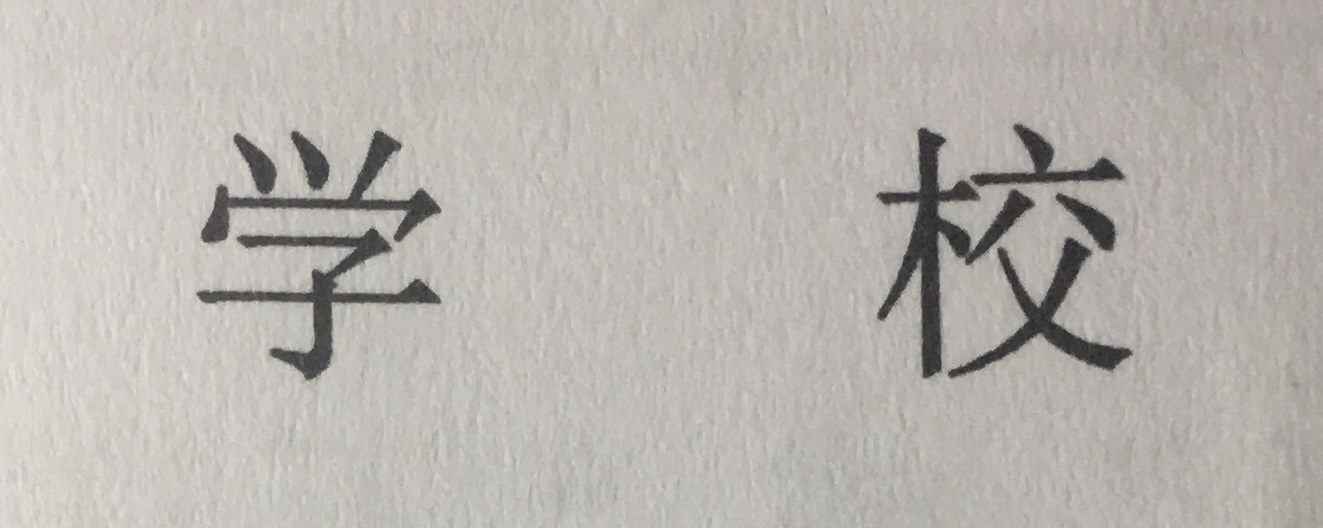
#> input picture tool/utils/origin4.png, 1323 x 528 px, found by its file name
$ python division.py
#> lines starting #> are read from the running program, lines starting #| are printed output that depends on the picture; after the words box and inside, x2 and y2 are one past the last pixel; in counts of white or black regions, pixels touching at a corner belong together
import cv2
import numpy
from scipy.ndimage import label
import pytesseract
from PIL import Image


# 可以打印矩阵，数据不会省略
# numpy.set_printoptions(threshold=numpy.inf)

def segment_on_dt(a, img):
    # 传入的图片是黑底白字
    # dilate 放大黑   erode 放大白
    # border = cv2.dilate(img, None, iterations=4)
    # tmp =  cv2.erode(border, None, iterations=1)
    # 获得的边界 中间一圈像素值为0的
    # border = border - tmp
    border = cv2.dilate(img, None, iterations=4)
    image = Image.fromarray(cv2.cvtColor(border, cv2.COLOR_BGR2RGB))
    image.show()

    border = border - cv2.erode(border, None)
    dt = cv2.distanceTransform(img, 2, 3)
    dt = ((dt - dt.min()) / (dt.max() - dt.min()) * 255).astype(numpy.uint8)

    # cv2.imshow("binary image", dt)
    _, dt = cv2.threshold(dt, 180, 255, cv2.THRESH_BINARY)

    lbl, ncc = label(dt)
    lbl = lbl * (255 / (ncc + 1))
    # Completing the markers now.
    lbl[border == 255] = 255

    lbl = lbl.astype(numpy.int32)
    cv2.watershed(a, lbl)

    lbl[lbl == -1] = 0
    lbl = lbl.astype(numpy.uint8)
    return 255 - lbl

def cut(image,point_x,point_y):
    y = point_y
    x = point_x
    print(image.shape)
    image_cut = image[y - 100:y + 100, x - 100:x + 100]

    return image_cut


def my_division(img, imgo):
    point = [100,100]
    # 不能这个操作，tesseract识别不了
    # rer, imgo = cv2.threshold(imgo, 200, 255, cv2.THRESH_BINARY)

    # print('my point',point)
    print('in')
    # imgo = cv2.cvtColor(imgo, cv2.COLOR_BGR2GRAY)
    imgo = cv2.bitwise_not(imgo)  # 黑底白字
    # imgo = cv2.bitwise_not(imgo)
    print('imgo_COLOR_BGR2GRAY')
    # cv2.imshow("binary image", imgo)


    # 将汉字进行膨胀操作
    img = cv2.erode(img, None, iterations=15)
    image = Image.fromarray(cv2.cvtColor(img, cv2.COLOR_BGR2RGB))
    image.show()
    img_gray = cv2.cvtColor(img, cv2.COLOR_BGR2GRAY)

    _, img_bin = cv2.threshold(img_gray, 0, 255,
                               cv2.THRESH_OTSU)
    img_bin = cv2.bitwise_not(img_bin)
    image = Image.fromarray(cv2.cvtColor(img_bin, cv2.COLOR_BGR2RGB))
    image.show()

    # cv2.imshow("binary image", img_bin)
    # 上面这个img_bin是黑底白字，而且是经过膨胀过的
    # cv2.imwrite("res0.png", img_bin)
    # 去噪消白点
    # cv2.imshow("res1.png", img_bin)
    img_bin = cv2.morphologyEx(img_bin, cv2.MORPH_OPEN,
                               numpy.ones((3, 3), dtype=int))
    # cv2.imshow("binary image", img_bin)

    result = segment_on_dt(img, img_bin)
    # cv2.imshow("binary image", result)

    # 这个result图片 黑底，其他像素的每一块代表一个字
    # 即有多少种不同于0和255的像素值，就有多少块区域
    # cv2.imshow("res2.png", result)
    # cv2.imwrite("./res2.png", result)

    tmp = result.copy()
    pixelset = []
    for i in range(tmp.shape[0]):
        for ii in range(tmp.shape[1]):
            if (tmp[i][ii] in pixelset) != True:
                pixelset.append(tmp[i][ii])
    # 像素0一定在处理结果里面，255不一定
    pixelset.remove(0)
    print("in point",point)
    if 255 in pixelset:
        pixelset.remove(255)
    print("pixel set: ", pixelset)

    ############## 把根据传入的点所在的点的像素，把区域截出来 ################
    point_pixel = tmp[point[0]][point[1]]
    print("my point position: ",point_pixel)
    if point_pixel not in pixelset:
        print("ERROR! The point not in the right area!")

    # 假设该点所在的像素值等于pixelset[0]
    for i in range(tmp.shape[0]):
        for ii in range(tmp.shape[1]):
            if tmp[i][ii] == point_pixel or tmp[i][ii] == 0:
                pass
            else:
                imgo[i][ii] = 0

    # 用来调整大小
    # imgo = cv2.resize(imgo, (64,64))
    rer, imgo = cv2.threshold(imgo, 130, 255, cv2.THRESH_BINARY)
    imgo = cv2.bitwise_not(imgo)
    # cv2.imshow("binary image", imgo)

    return imgo
    ##########################################################################


if __name__ == '__main__':
    # 白底黑字
    img = cv2.imread("/Users/zhengjiayu/DjangoProject/bishe/tool/utils/origin4.png")
#> img is the input picture: shape (528, 1323, 3); mean B, G, R 175.8, 180.8, 184.6
    # imgo[img origin]用来最后做掩模操作，需要原图
    imgo = cv2.imread("/Users/zhengjiayu/DjangoProject/bishe/tool/utils/origin4.png", 0)
#> imgo: shape (528, 1323); min 33, max 229, mean 181.3
    # _, imgo = cv2.threshold(imgo, 190, 255, cv2.THRESH_BINARY)
    # cv2.imshow("binary image", imgo)
    # 假设这个点是point[25,25], 二维数组
    point = [55, 55]
    result = my_division(img, imgo)
#> in my_division, `img = cv2.erode(img, None, iterations=15)`:
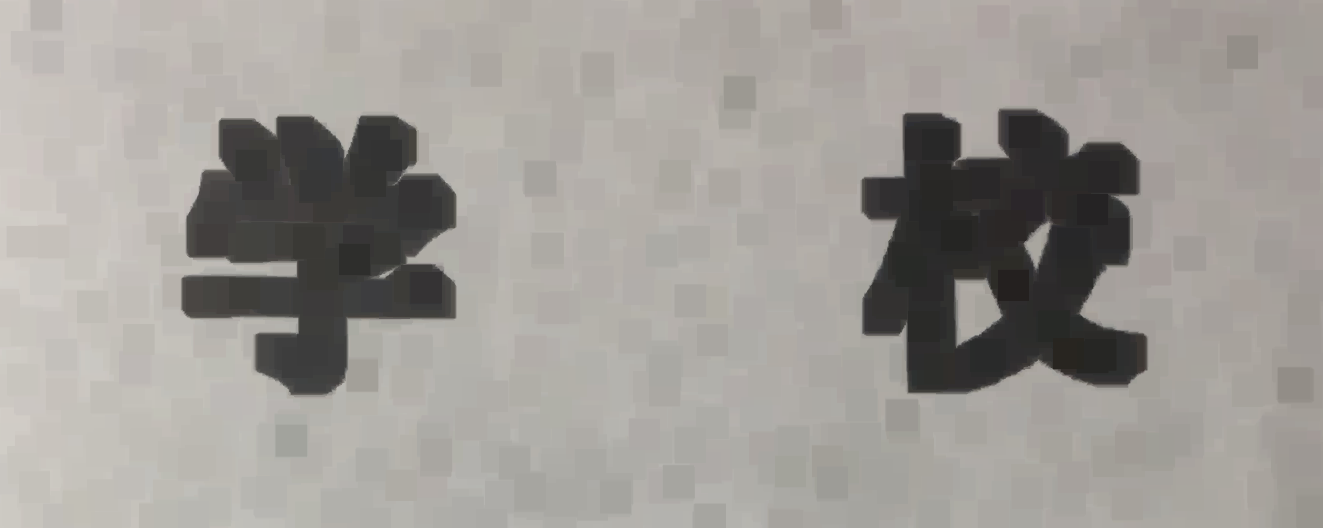
#> img: shape (528, 1323, 3); mean of channels 0, 1, 2 149.9, 154.6, 158.1; drawn as B, G, R
#> in my_division, `_, img_bin = cv2.threshold(img_gray, 0, 255, cv2.THRESH_OTSU)`:
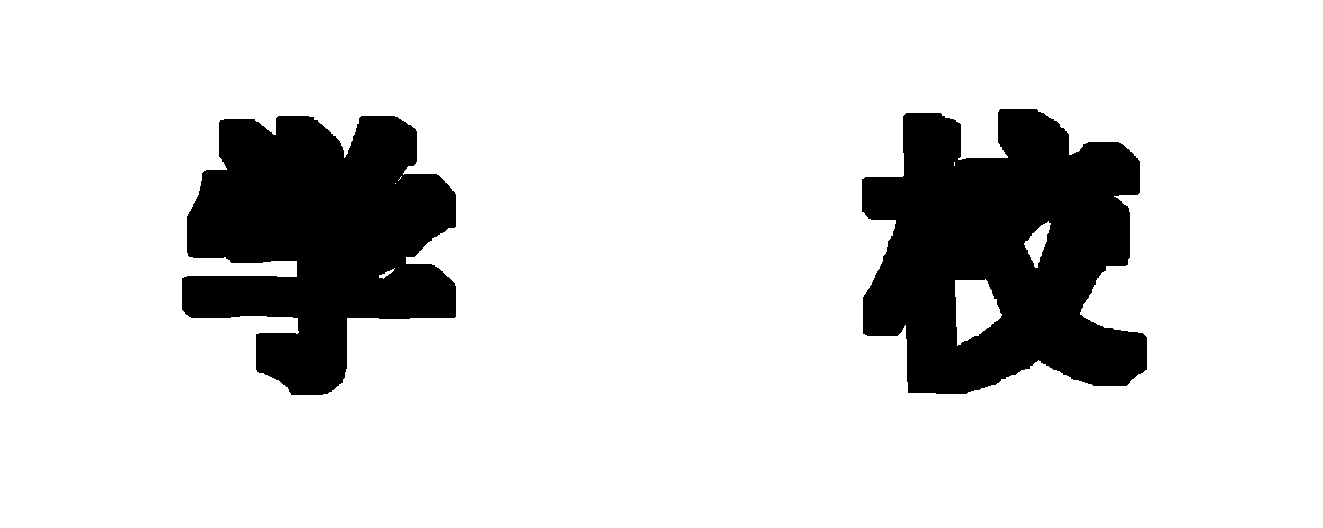
#> img_bin: shape (528, 1323); 84.5% white; 2 black regions, box (x1, y1, x2, y2) and area: (862, 109, 1147, 394) 57747, (182, 116, 456, 395) 50728
#> in segment_on_dt, `border = cv2.dilate(img, None, iterations=4)`: border: shape (528, 1323); 17.6% white; 2 white regions, box (x1, y1, x2, y2) and area: (858, 105, 1151, 398) 65259, (178, 112, 460, 399) 57487
#> in segment_on_dt, `border = border - cv2.erode(border, None)`: border: shape (528, 1323); 0.49% white in thin lines or dots, all inside (x1, y1, x2, y2) = (178, 105, 1151, 399)
#> in segment_on_dt, `_, dt = cv2.threshold(dt, 180, 255, cv2.THRESH_BINARY)`:
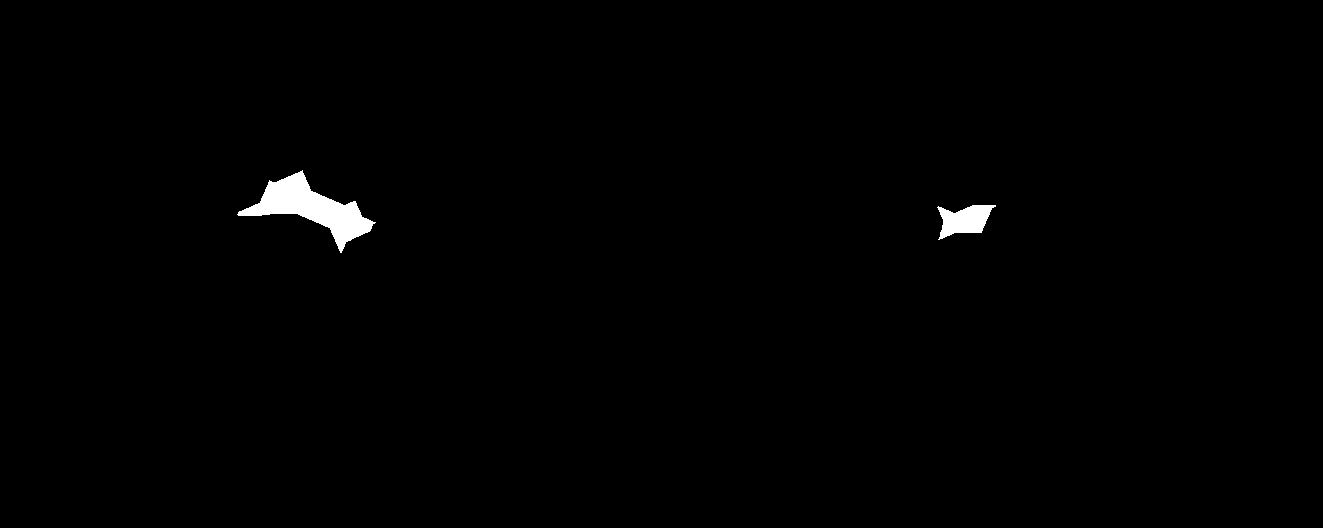
#> dt: shape (528, 1323); 0.73% white; 2 white regions, box (x1, y1, x2, y2) and area: (237, 170, 376, 253) 3893, (937, 205, 996, 240) 1222
#> in segment_on_dt, `lbl, ncc = label(dt)`: lbl: shape (528, 1323) int32; 3 distinct labels, from 0 to 2
#> in segment_on_dt, `lbl, ncc = label(dt)`: ncc = 2
#> in segment_on_dt, `lbl[border == 255] = 255`: lbl: shape (528, 1323) float64; min 0, max 255, mean 2
#> in segment_on_dt, `lbl = lbl.astype(numpy.int32)`: lbl: shape (528, 1323) int32; 4 distinct labels, from 0 to 255
#> in segment_on_dt, `lbl[lbl == -1] = 0`:
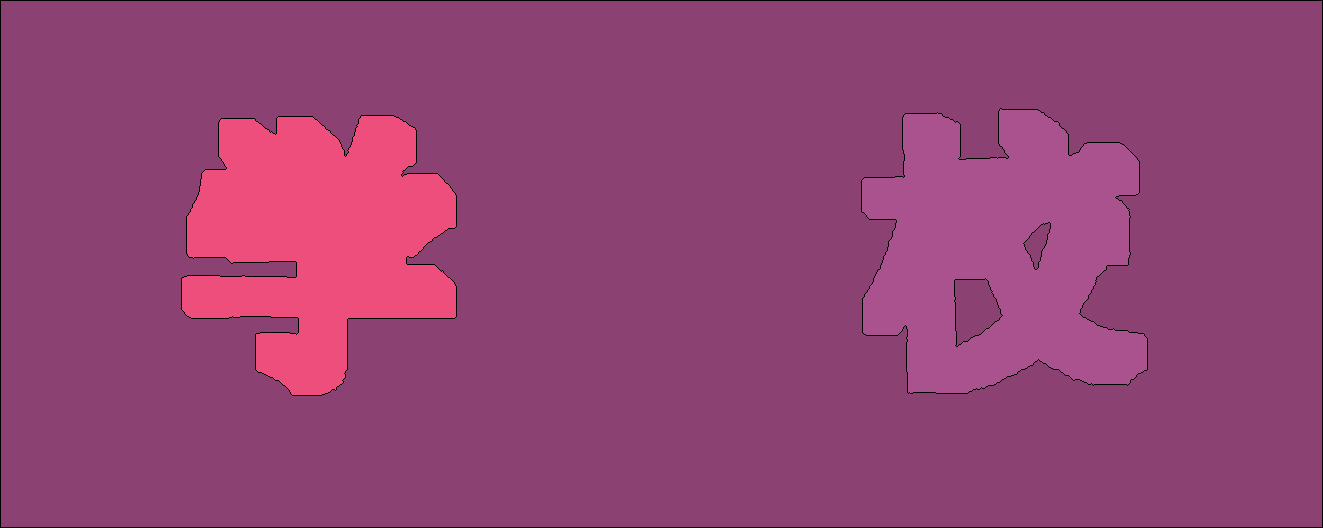
#> lbl: shape (528, 1323) int32; 4 distinct labels, from 0 to 255; one colour per label, 0 black
#> in segment_on_dt, `return 255 - lbl`:
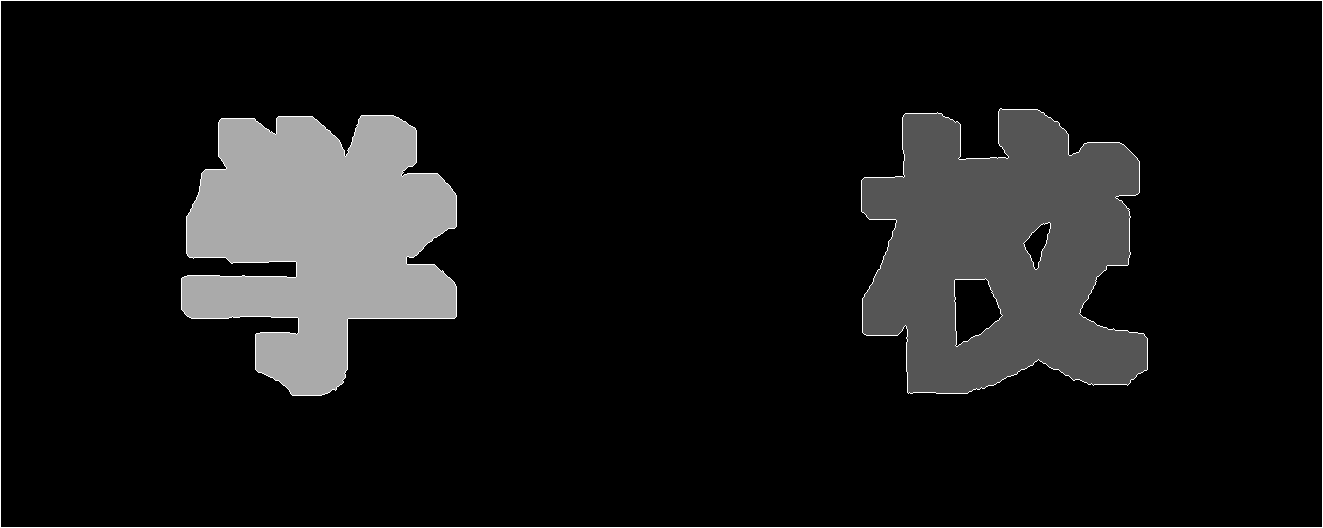
#> returned value: shape (528, 1323); min 0, max 255, mean 21.6
#> after the loop in my_division, `for i in range(tmp.shape[0]):`: pixelset = [255, 0, 85, 170]
#| pixel set:  [85, 170]
#> in my_division, `point_pixel = tmp[point[0]][point[1]]`: point_pixel = 0
#| my point position:  0
#> after the loop in my_division, `for i in range(tmp.shape[0]):`:
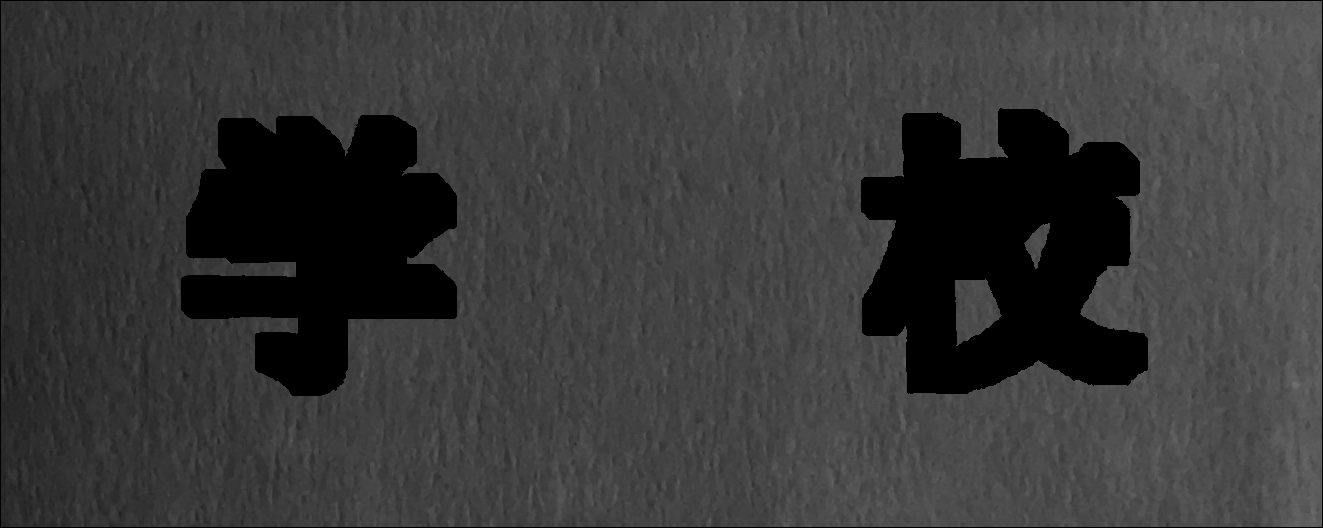
#> imgo: shape (528, 1323); min 0, max 113, mean 56.2
#> in my_division, `rer, imgo = cv2.threshold(imgo, 130, 255, cv2.THRESH_BINARY)`: imgo: shape (528, 1323); every value is 0
#> in my_division, `imgo = cv2.bitwise_not(imgo)`: imgo: shape (528, 1323); every value is 255
    # cv2.imshow("binary image", result)
#> (the run stopped early here; a loop or call above may not have finished)

$ run again, with tool/utils/origin10.png copied over tool/utils/origin4.png
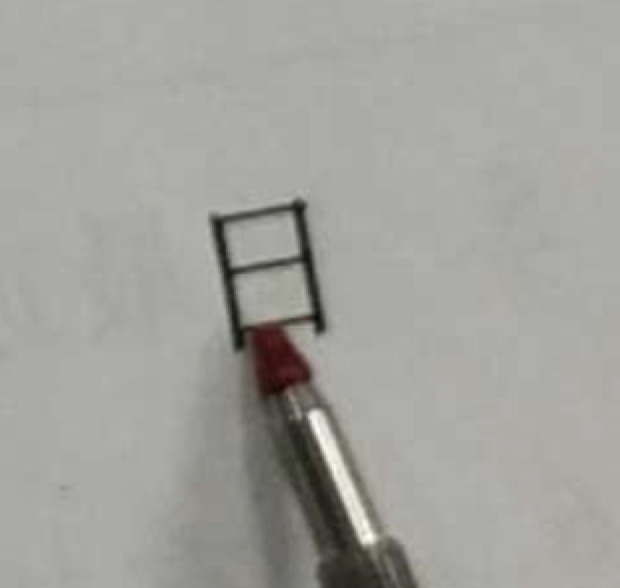
#> input picture tool/utils/origin10.png, 620 x 588 px, found by its file name
#> img is the input picture: shape (588, 620, 3); mean B, G, R 157.7, 162.8, 162.7
#> in my_division, `_, img_bin = cv2.threshold(img_gray, 0, 255, cv2.THRESH_OTSU)`:
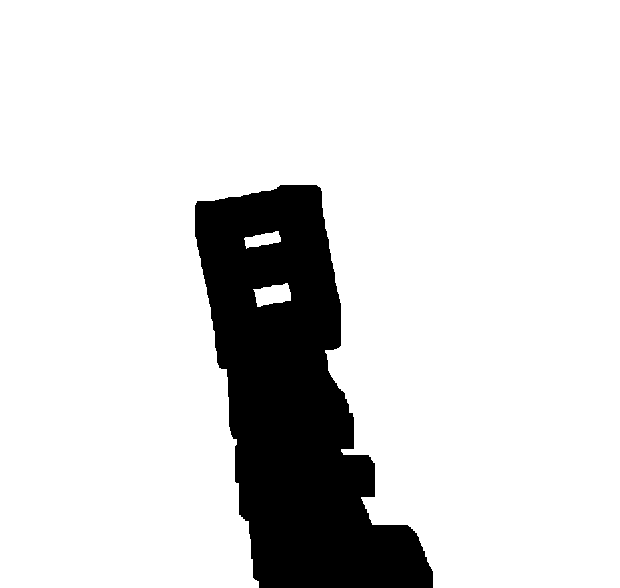
#> img_bin: shape (588, 620); 85.8% white; 1 black region, box (x1, y1, x2, y2) and area: (195, 185, 433, 588) 51614
#> ncc = 3
#> after the loop in my_division, `for i in range(tmp.shape[0]):`: pixelset = [255, 0, 128, 192, 64]
#| pixel set:  [128, 192, 64]
#> point_pixel = 0
#| my point position:  0
#> in my_division, `rer, imgo = cv2.threshold(imgo, 130, 255, cv2.THRESH_BINARY)`:
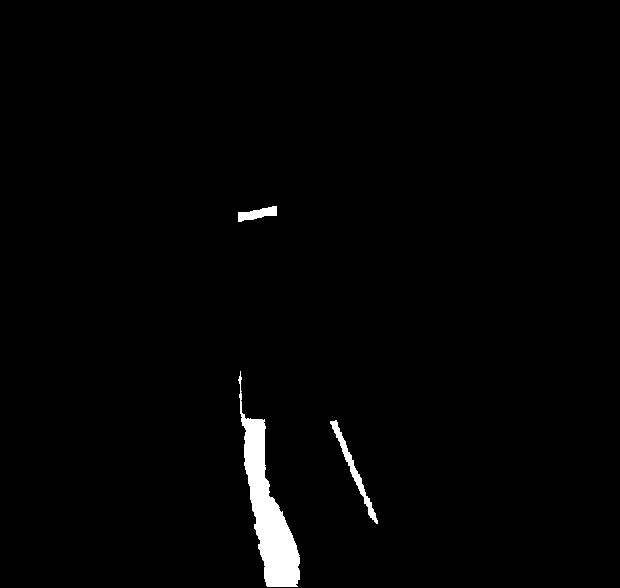
#> imgo: shape (588, 620); 1.6% white; 3 white regions, box (x1, y1, x2, y2) and area: (238, 371, 300, 587) 4686, (330, 420, 378, 524) 658, (238, 206, 277, 222) 348
